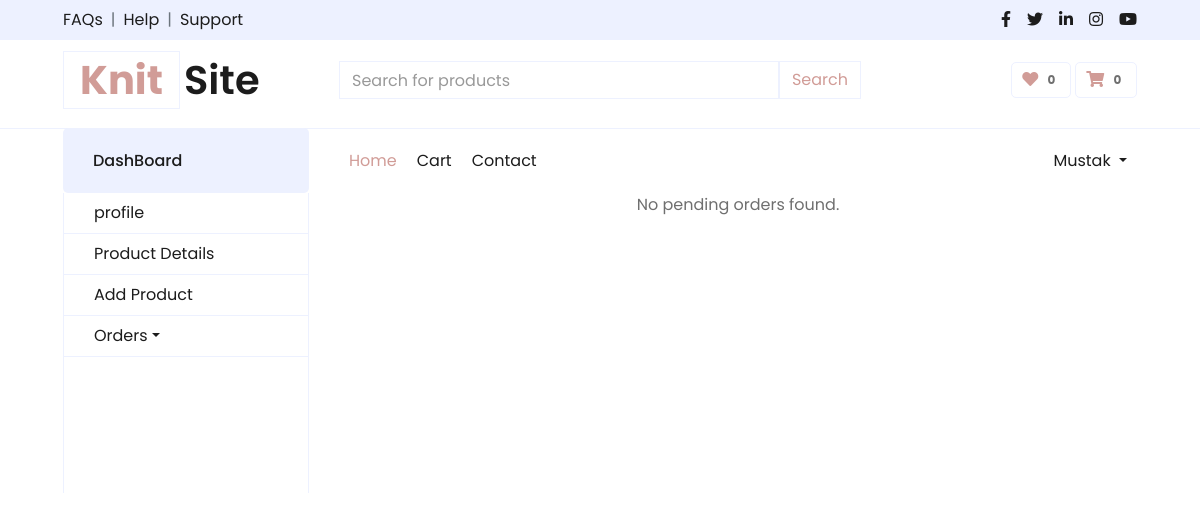
/seller/pendingOrder.php (signed in), run on an earlier commit of the app's database.
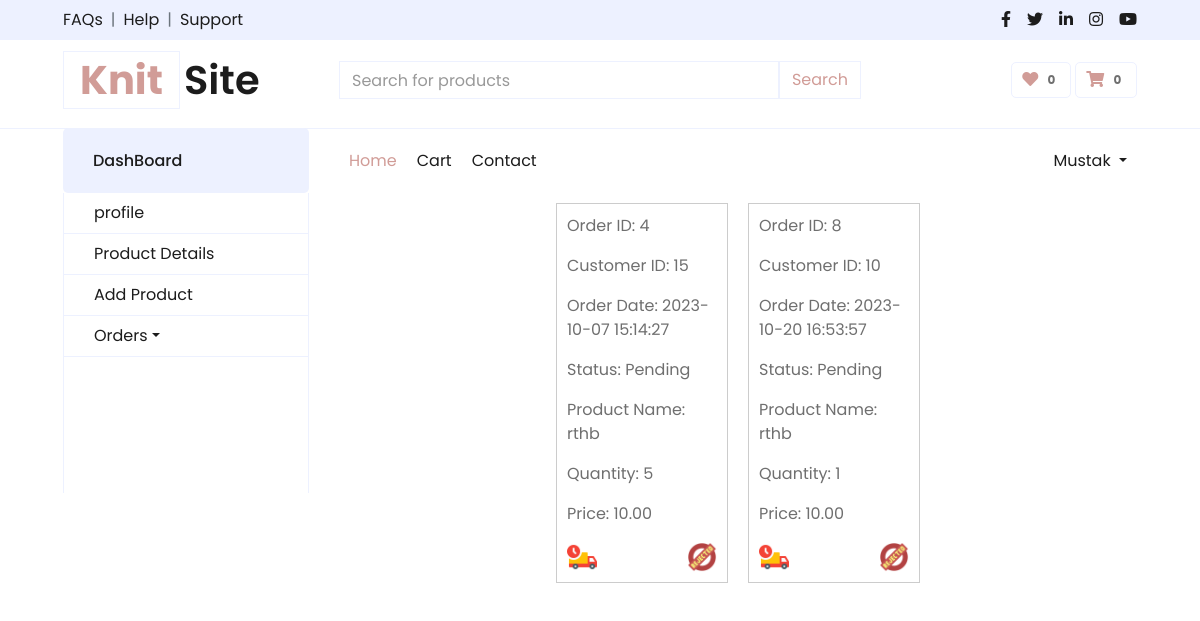
And on a later commit of the database.
### tables this page shows
CREATE TABLE `order_items` (
  `order_item_id` int(11) NOT NULL,
  `order_id` int(11) NOT NULL,
  `product_id` int(11) NOT NULL,
  `quantity` int(11) NOT NULL,
  `total_price` decimal(10,2) NOT NULL
);

CREATE TABLE `orders` (
  `order_id` int(11) NOT NULL,
  `customer_id` int(11) NOT NULL,
  `order_date` timestamp NOT NULL DEFAULT current_timestamp(),
  `status` varchar(20) NOT NULL
);

CREATE TABLE `products` (
  `id` int(11) NOT NULL,
  `name` varchar(255) NOT NULL,
  `description` text DEFAULT NULL,
  `price` decimal(10,2) NOT NULL,
  `brand_name` varchar(255) DEFAULT NULL,
  `category` varchar(255) DEFAULT NULL,
  `image_path` varchar(255) DEFAULT NULL,
  `add_date` timestamp NOT NULL DEFAULT current_timestamp(),
  `status` int(1) DEFAULT 1,
  `SID` int(11) DEFAULT NULL,
  `quantity` int(11) DEFAULT NULL
);

### seller/database.php (called while the page is built, shortened)
<?php
function connection()
{
    $connection = mysqli_connect("localhost", "root", "", "knitsite");
    return $connection;
}
?>

### seller/commonMethod.php (called while the page is built, shortened)
<?php
if (isset($_SESSION["SellerUserID"])) {
    $sellerId = $_SESSION["SellerUserID"];
}
include_once("database.php");
function fetchPendingOrders($con, $sellerId)
{
    $query = "SELECT o.order_id, o.customer_id, o.order_date, o.status, p.name, oi.quantity, oi.total_price
    FROM orders o
    JOIN order_items oi ON o.order_id = oi.order_id
    JOIN products p ON oi.product_id = p.id
    WHERE o.status = 'Pending'
    AND p.SID = $sellerId;";
    $result = $con->query($query);
    $pendingOrders = array();
    if ($result->num_rows > 0) {
        while ($row = $result->fetch_assoc()) {
            $pendingOrders[] = array(
                "OrderID" => $row["order_id"],
                "CustomerID" => $row["customer_id"],
                "OrderDate" => $row["order_date"],
                "Status" => $row["status"],
                "ProductName" => $row["name"],
                "Quantity" => $row["quantity"],
                "TotalPrice" => $row["total_price"]
            );
        }
    }
    return $pendingOrders;
}
?>

### seller/pendingOrder.php (the view, shortened to what this page needs)
<?php include_once 'sellerHeader.php'; ?>
<?php
include_once("commonMethod.php");
$pendingOrders = fetchPendingOrders(connection(), $sellerId);
?>
<!DOCTYPE html>
<html>
<head>
</head>
<body>
    <div class="container">
        <?php if (empty($pendingOrders) || (is_array($pendingOrders) && empty($pendingOrders[0]))): ?>
            <div>No pending orders found.</div>
        <?php endif; ?>
        <?php foreach ($pendingOrders as $pendingOrder): ?>
            <?php if (is_array($pendingOrder)): ?>
                <div class="order">
                    <p>Order ID:
                        <?php echo @$pendingOrder['OrderID']; ?>
                    </p>
                    <p>Customer ID:
                        <?php echo @$pendingOrder['CustomerID']; ?>
                    </p>
                    <p>Order Date:
                        <?php echo @$pendingOrder['OrderDate']; ?>
                    </p>
                    <p>Status:
                        <?php echo @$pendingOrder['Status']; ?>
                    </p>
                    <p>Product Name:
                        <?php echo @$pendingOrder['ProductName']; ?>
                    </p>
                    <p>Quantity:
                        <?php echo @$pendingOrder['Quantity']; ?>
                    </p>
                    <p>Price:
                        <?php echo @$pendingOrder['TotalPrice']; ?>
                    </p>
                    <div class="order-actions">
                        <a class="complete-link"
                            href="sendEmail.php?id=<?php echo $pendingOrder['OrderID']; ?>&status=Dispatch">
                            <img src="./uploads/dispatch.png" alt="Dispatch" width="30" height="30" title="Dispatch">
                        </a>
                        <a class="reject-link" href="sendEmail.php?id=<?php echo $pendingOrder['OrderID']; ?>&status=Reject">
                            <img src="./uploads/reject.png" alt="Reject" width="30" height="30" title="Reject">
                        </a>
                    </div>
                </div>
            <?php endif; ?>
        <?php endforeach; ?>
    </div>
</body>
</html>

What changed in the data, as far as the page shows it:
added order_items: order.order_id "4", order.customer_id "15", order.order_date "2023-10-07 15:14:27", order.status "Pending", product.name "rthb", quantity "5", total_price "10.00"
added order_items: order.order_id "8", order.customer_id "10", order.order_date "2023-10-20 16:53:57", order.status "Pending", product.name "rthb", quantity "1", total_price "10.00"
Also different on the page:
text no longer shown: "No pending orders found."
